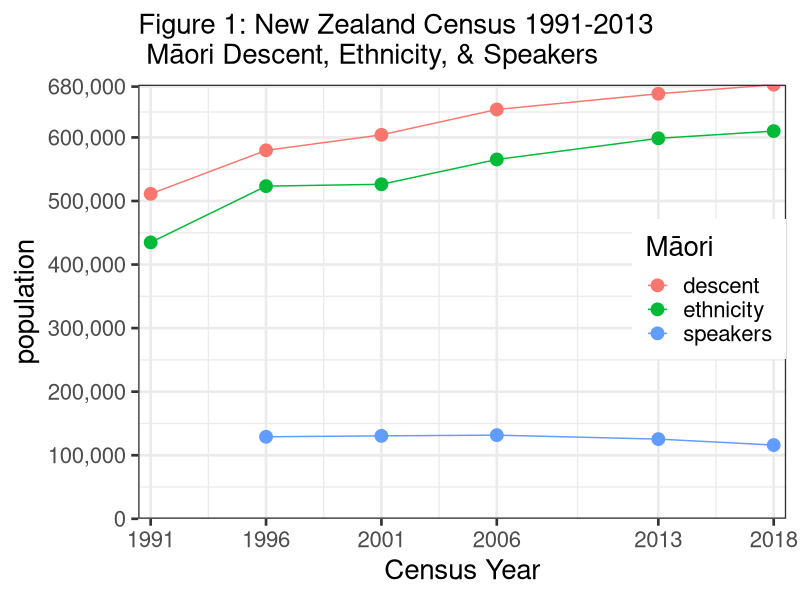
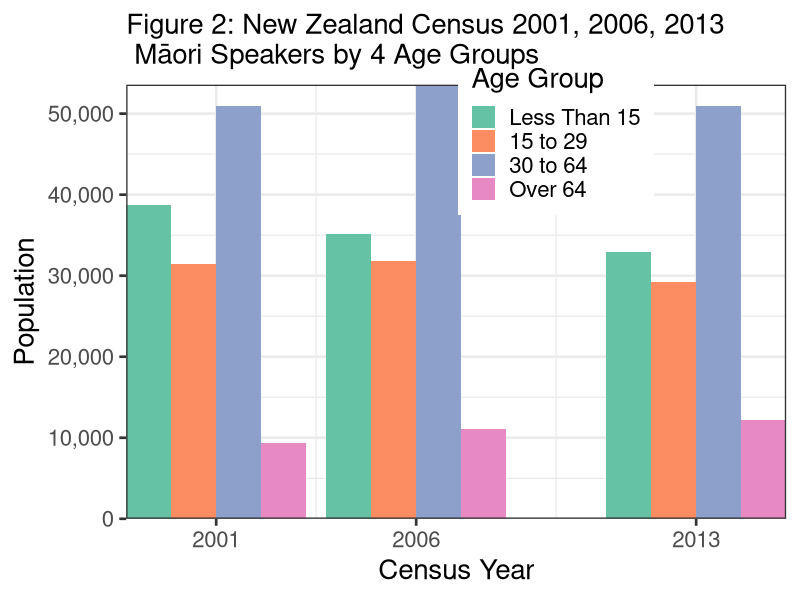
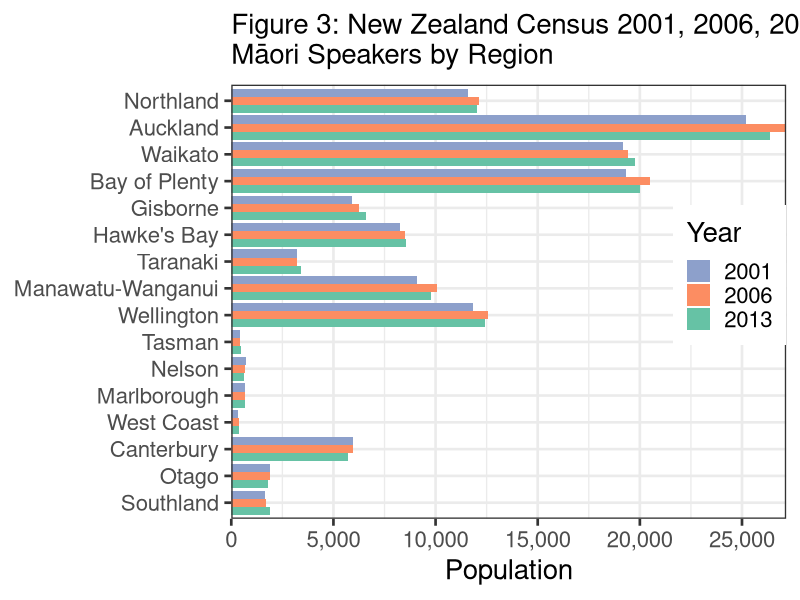
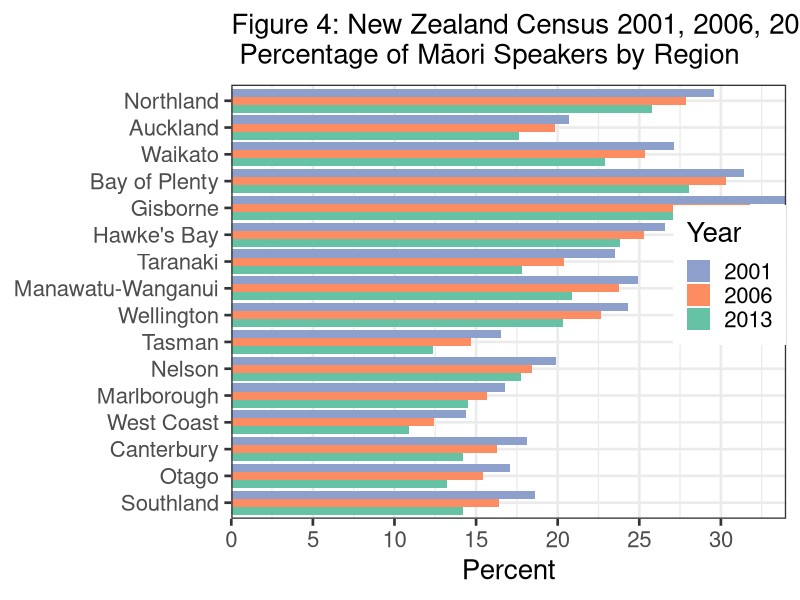
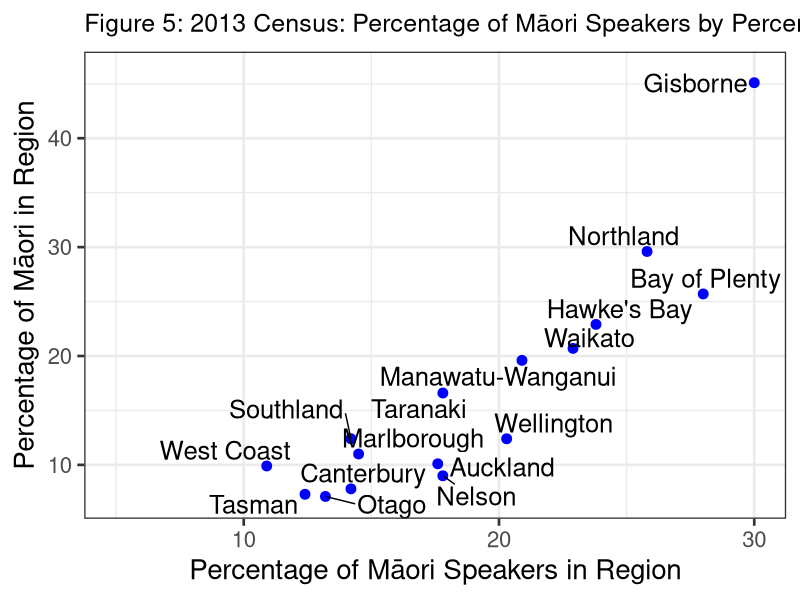
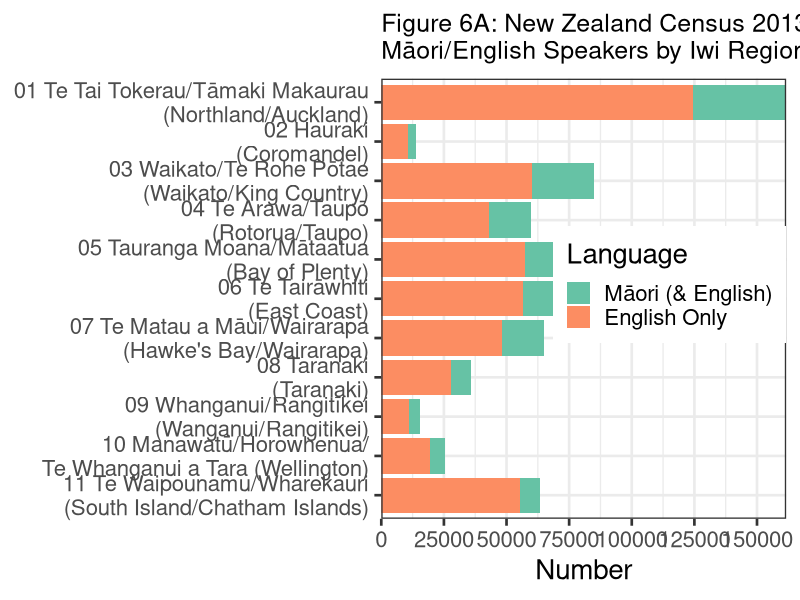
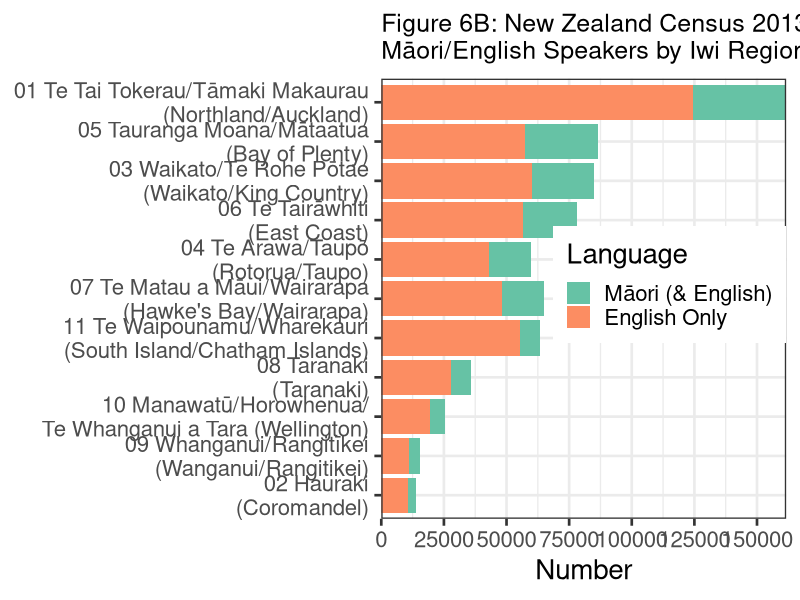
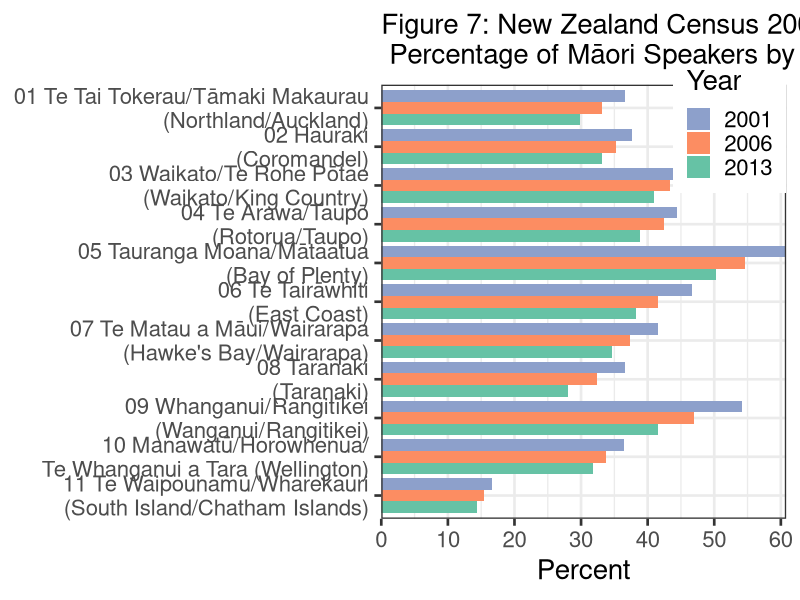

Recreate these plots in R, in order.
# start R script #
# Maori Language stats from NZ Censuses, Peter J Keegan, updated 20 Jan 2016
# all data created in the script, self contained but not best way to do things.
# Done using OSX, if using Windows etc. check Unicode OK.
# object names mostly lower case, or sometimes lowerCamelCase
# d.. usually indicates dataframe, plot.. indicates plot object
#
#
library(ggplot2);library(ggrepel)
library(reshape2)
library(scales)
#
#
# Section 1 Overview
# Create vectors of NZ Census (Maori) Data, with addition of my 2018 guestimates
#
year <- c(1991, 1996, 2001, 2006, 2013, 2018)
ethnicity <- c(434847, 523371, 526281, 565329, 598605, 610000)
descent <- c(511278, 579714, 604110, 643977, 668724, 683000)
speakers <- c(NA, 129048, 130482, 131613, 125352, 116000) # no lang. qu pre 1996
#
# Combine to R dataframe
#
d001 <- data.frame(year, descent, ethnicity, speakers)
#
rm(descent, ethnicity, speakers, year) # Get rid of redundant vectors
#
# Convert data from wide to long format and stack
#
d001a <- melt(d001, id.vars = "year",
               measure.vars = c("descent", "ethnicity", "speakers"),
              variable.name = "maori",
                 value.name = "population")
#
# plot 1 1st attempt
#
# ggplot(d001a, aes(x=year, y=population, colour=maori, group=maori)) +
# geom_line() + geom_point(size=4)
#
# plot 1 Final
#
plot01a <- ggplot(d001a, aes(x = year, y = population, colour = maori,
  group = maori)) + labs(colour = "M\u0101ori")
plot01b <- plot01a + ggtitle(paste0("Figure 1: New Zealand Census 1991-2013",
"\n M\u0101ori Descent, Ethnicity, & Speakers"))
plot01c <- plot01b + geom_line() + geom_point(size = 4)
plot01d <- plot01c + scale_y_continuous(labels = comma,
  breaks = c(0, 100000, 200000, 300000, 400000, 500000, 600000, 680000),
  expand = c(0, 0))
plot01e <- plot01d + expand_limits(y = 0, x = 2018) + theme_bw(base_size = 20)
plot01f <- plot01e + scale_x_continuous(name = "Census Year",
  breaks = c(1991, 1996, 2001, 2006, 2013, 2018), expand = c(.02, 0))
plot01g <- plot01f + theme (plot.title = element_text(size = 20))
plot01g + theme(legend.justification=c(1,.1), legend.position=c(1,.4))
#
#
rm(plot01a, plot01b, plot01c, plot01d, plot01e, plot01f)
#
#
# Section 2 Maori Speakers by 4 age groups
#
# Create vectors of NZ Census Data, Maori speakers by age group by year
# (2001, 2006, 2013)
#
year <- c(2001, 2006, 2013)
agelessthan15 <- c(38673, 35151, 32961)
age15to29 <- c(31479, 31860, 29232)
age30to64 <- c(50967, 53574, 50910)
ageover64 <- c(9363, 11031, 12249)
#
# Combine to dataframe
#
d002 <- data.frame(year, agelessthan15, age15to29, age30to64, ageover64)
#
rm(year, agelessthan15, age15to29, age30to64, ageover64) # delete redundant vectors
#
# Convert data from wide to long format & stack
#
d002a <- melt(d002, id.vars = "year",
               measure.vars = c("agelessthan15", "age15to29", "age30to64", "ageover64"),
              variable.name = "agegroup",
                 value.name = "pop")
#
#
#
# plot 2, 1st attempt
#
# plot02a <- ggplot(d002a, aes(x=year, y=pop, fill=agegroup)) +
# geom_bar(position="dodge", stat="identity")
# plot02a + theme_bw(base_size = 20) +
# ggtitle("Census: Maori language speakers by 4 Age Groups")
#
# change plot 2 colours
#
plot02a <- ggplot(d002a, aes(x = year, y = pop, fill = agegroup)) +
  geom_bar(position = "dodge", stat = "identity")
plot02b <- plot02a + scale_fill_brewer(palette = "Set2", name = "Age Group",
  labels = c("Less Than 15", "15 to 29", "30 to 64", "Over 64")) +
  theme_bw(base_size = 20)
plot02c <- plot02b + ggtitle(paste0("Figure 2: New Zealand Census 2001, 2006, ",
"2013 \n M\u0101ori Speakers by 4 Age Groups"))
plot02d <- plot02c + scale_y_continuous(name = "Population", labels = comma,
  breaks = c(0, 10000, 20000, 30000, 40000, 50000, 60000), expand = c(0, 0))
plot02e <- plot02d + scale_x_continuous(name = "Census Year",
  breaks = c(2001, 2006, 2013), expand = c(0, 0))
plot02f <- plot02e + theme (plot.title = element_text(size = 20))
plot02f + theme(legend.justification=c(1,0), legend.position=c(.8,.7))
#
rm(plot02a, plot02b, plot02c, plot02d, plot02e)
#
#
# Section 3
#
# New Zealand Census, No. of Maori language speakers by Regions, 2001 to 2013
#
# Create vectors of Stats Census Regions
#
rorder <- c(1, 2, 3, 4, 5, 6, 7, 8, 9, 10, 11, 12, 13, 14, 15, 16)
#
cregion <- c("Northland", "Auckland", "Waikato", "Bay of Plenty", "Gisborne",
  "Hawke's Bay", "Taranaki", "Manawatu-Wanganui", "Wellington",
  "Tasman", "Nelson", "Marlborough", "West Coast", "Canterbury",
  "Otago", "Southland")
cregionrev <- rev(cregion)
#
#
#
spr2001 <- c(12045, 26373, 19749, 19995, 6591, 8550, 3423, 9795, 12423, 459,
  639, 654, 366, 5712, 1800, 1872)
pop2001 <- c(40734, 127626, 72822, 63654, 19365, 32085, 14559, 39267, 51123,
  2778, 3219, 3894, 2547, 31635, 10545, 10038)
per2001 <- c(29.6, 20.7, 27.1, 31.4, 34, 26.6, 23.5, 24.9, 24.3, 16.5,
  19.9, 16.8, 14.4, 18.1, 17.1, 18.6)
spr2006 <- c(12141, 27162, 19422, 20508, 6276, 8493, 3216, 10047, 12552,
  450, 666, 669, 363, 5979, 1896, 1710)
pop2006 <- c(43530, 137133, 76572, 67662, 19761, 33555, 15798, 42285,
  55437, 3063, 3615, 4275, 2916, 36669, 12273, 10422)
per2006 <- c(27.89, 19.81, 25.36, 30.31, 31.76, 25.31, 20.36, 23.76,
  22.64, 14.69, 18.42, 15.65, 12.45, 16.31, 15.45, 16.41)
spr2013 <- c(11586, 25173, 19176, 19326, 5901, 8256, 3228, 9114, 11841,
  426, 741, 693, 345, 5958, 1902, 1647)
pop2013 <- c(44931, 142770, 83742, 68943, 19683, 34662, 18150, 43599,
  58338, 3441, 4167, 4776, 3171, 41910, 14385, 11607)
per2013 <- c(25.79, 17.63, 22.9, 28.03, 29.98, 23.82, 17.79, 20.9,
  20.3, 12.38, 17.78, 14.51, 10.88, 14.22, 13.22, 14.19)
#
d003 <- data.frame(rorder, cregion, spr2001, pop2001, per2001,
  spr2006, pop2006, per2006, spr2013, pop2013, per2013)
#
rm(rorder, spr2001, pop2001, per2001, spr2006, pop2006,
  per2006, spr2013, pop2013, per2013)
#
d003a <- d003[c(2, 9, 6, 3)]
#
d003b <- melt(d003a, id.vars = "cregion",
    measure.vars = c("spr2001", "spr2006", "spr2013"),
    variable.name = "Year",
    value.name = "Population")
#
# plot 3 1st basic, then improve
#
# ggplot(d003b, aes(x = cregion, y = Population, fill = Year)) +
# geom_bar(position = "dodge", stat = "identity")
#
#
# plot 3 final plot
#
plot03c <- ggplot(d003b, aes(x = cregion, y = Population, fill = Year)) +
  geom_bar(position = "dodge", stat = "identity")
plot03d <- plot03c + coord_flip() + theme_bw(base_size = 20) +
  theme (plot.title = element_text(size=20))
plot03e <- plot03d + scale_fill_brewer(palette = "Set2",
  labels =c("2013", "2006", "2001"))
plot03f <- plot03e + ggtitle(paste0("Figure 3: New Zealand Census 2001, 2006, ",
"2013\nM\u0101ori Speakers by Region"))
plot03g <- plot03f + scale_x_discrete(limits = cregionrev)
plot03f <- plot03g + scale_y_continuous(labels = comma,
  breaks = c(0, 5000, 10000, 15000, 20000, 25000, 30000), expand = c(0, 0))
plot03g <- plot03f + guides(fill = guide_legend(reverse=TRUE)) +
  theme(axis.title.y = element_blank())
plot03g + theme(legend.justification=c(1,0), legend.position=c(1,.4))
#
rm(plot03c, plot03d, plot03e, plot03f)
#
#
# Section 4 #
#
# New Zealand Census % of Maori language speakers by Regions, 2001 to 2013
#
d004a <- d003[c(2, 11, 8, 5)]
#
d004b <- melt(d004a, id.vars = "cregion",
                measure.vars = c("per2013", "per2006", "per2001"),
                variable.name = "Year",
                   value.name = "Percent")
#
#
#names(d004b) <- c("Region", "Year", "Percent")
#
# plot 4, 1st basic then improve
#
# plot4a <- ggplot(d004b, aes(x=Region, y=Percent, fill=Year)) +
# geom_bar(position="dodge", stat="identity")
# plot4a + theme_bw(base_size = 16) +
# ggtitle("Census: % of Maori language speakers by Region") + coord_flip()
#
# plot 4 change plot colours
#
# plot04b <- ggplot(d004b, aes(x=Region, y=Percent, fill=Year)) +
# geom_bar(position="dodge", stat="identity")
# plot04bb <- cplot04b + scale_fill_brewer(palette="Set2") +
# theme_bw(base_size = 16) + coord_flip()
# plot04bb + ggtitle("Census: % Maori language speakers by Region")
#
# plot 4 add region labels
#
# plot04c <- ggplot(d004b, aes(x=Region, y=Percent, fill=Year)) +
# geom_bar(position="dodge", stat="identity")
# plot04d <- plot04c + scale_fill_brewer(palette="Set2") +
# theme_bw(base_size = 16)
# plot04e <- plot04d + ggtitle("Fig. 4: Census: % of Maori speakers by Region")
# plot04e + scale_x_discrete(limits=c("Southland", "Otago", "Canterbury",
# "West Coast", "Marlborough", "Nelson", "Tasman", "Wellington",
# "Manawatu-Wanganui", "Taranaki", "Hawke's Bay", "Gisborne",
# "Bay of Plenty", "Waikato", "Auckland", "Northland")) +
# theme(axis.title.y = element_blank())
#
# plot 4 Final, get legend labels correct and in order
#
plot04h <- ggplot(d004b, aes(x = cregion, y = Percent, fill = Year)) +
  geom_bar(position = "dodge", stat = "identity")
plot04i <- plot04h + scale_fill_brewer(palette = "Set2",
  labels =c("2013", "2006", "2001")) + coord_flip()
plot04j <- plot04i + theme_bw(base_size = 20)
plot04k <- plot04j + ggtitle(paste0("Figure 4: New Zealand Census 2001, 2006, ",
"2013\n Percentage of M\u0101ori Speakers by Region"))
plot04l <- plot04k + scale_x_discrete(limits = cregionrev)
plot04m <- plot04l + theme(axis.title.y = element_blank())
plot04n <- plot04m + scale_y_continuous(breaks = c(0, 5, 10, 15, 20, 25, 30,
  35), expand = c(0, 0))
plot04o <- plot04n + guides(fill = guide_legend(reverse = TRUE))
plot04p <- plot04o + theme (plot.title = element_text(size = 20))
plot04p + theme(legend.justification=c(1,0), legend.position=c(1,.4))
#
rm(plot04h, plot04i, plot04j, plot04k, plot04l, plot04m, plot04n, plot04o)
#
# Section 5
#
# NZ Census Data % of Maori speakers by Regions vs. % of total Regional pop.2013
#
# Create vectors of NZ Census Data for 2013
#
# Region (already created)
#
perSpkr13 <- c(25.8, 17.6, 22.9, 28.0, 30.0, 23.8, 17.8, 20.9, 20.3,
  12.4, 17.8, 14.5, 10.9, 14.2, 13.2, 14.2)
#
perPop13 <- c(29.6, 10.1, 20.7, 25.7, 45.1, 22.9, 16.6, 19.6, 12.4,
  7.3, 9.0, 11.0, 9.9, 7.8, 7.1, 12.4)
#
# Combine to dataframe
#
d005 <- data.frame(cregion, perSpkr13, perPop13)
#
rm(perSpkr13, perPop13)
#
#
#
# plot 5, basic then improve
#
# plot05 <- ggplot(d005, aes(x=perSpkr13, y=perPop13, fill=cregion)) +
# geom_point() + theme_bw(base_size = 16)
# plot05 + ggtitle("2013 Census: % Speakers by % of Region Pop.")
#
# plot 5 - add labels, hide key
#
# plot5a <- ggplot(d005, aes(x=perSpkr13, y=perPop13, fill=cregion)) +
# geom_point() + theme_bw(base_size = 16)
# plot5b <- plot5a + geom_text(aes(label=Region), hjust=1.1, vjust=.5, size=6) +
# xlim(5,40)+ ylim(5,50)
# plot5b + guides(fill=FALSE) +
# ggtitle("2013 Census: Maori % Speakers by % of Region Pop.")
#
# Plot 5, ex final R plot 2015
#
# plot05c <- ggplot(d005, aes(x = perSpkr13, y = perPop13, fill = cregion)) +
#   geom_point(colour = "blue", size = 4)
# plot05d <- plot05c + theme_bw(base_size = 20) + guides(fill=FALSE)
# plot05e <- plot05d + ggtitle(paste0("Figure 5: 2013 Census: % of M\u0101ori ",
# "Speakers by Percentage Region Population"))
# plot05f <- plot05e + theme (plot.title = element_text(size = 18))
# plot05g <- plot05f + geom_text(aes(label = cregion), hjust = 1.1,
#   vjust = .5, size = 6) + xlim(5, 30) + ylim(7, 46)
# plot05g + xlab("Percentage of M\u0101ori Speakers in Region") +
#   ylab("Percentage of M\u0101ori in Region")
#
# rm(plot05c, plot05d, plot05e, plot05f)
#
# Plot 5, Final R plot 2016
# use Geoms from ggrepel to fix overlapping labels
#
plot05cc <- ggplot(d005, aes(x = perSpkr13, y = perPop13, fill = cregion)) +
  geom_point(colour = "blue", size = 3)
plot05cd <- plot05cc + theme_bw(base_size = 20) + guides(fill=FALSE)
plot05ce <- plot05cd + ggtitle(paste0("Figure 5: 2013 Census: Percentage ",
    "of M\u0101ori Speakers by Percentage Region Population"))
plot05cf <- plot05ce + theme (plot.title = element_text(size = 18))
plot05cg <- plot05cf + geom_text_repel(aes(perSpkr13, perPop13, label = cregion),
    size = 6.5, force = 1) + xlim(5, 30) + ylim(7, 46)
plot05cg + xlab("Percentage of M\u0101ori Speakers in Region") +
  ylab("Percentage of M\u0101ori in Region")
#
rm(plot05cc, plot05cd, plot05ce, plot05cf)
#
#
#
# Section 6
#
# Create vectors of NZ Iwi-Region speakers of Maori for 2001, 2006, 2013
#
iwiregion <- c("01 Te Tai Tokerau/Tāmaki Makaurau\n (Northland/Auckland)",
  "02 Hauraki\n (Coromandel)",
  "03 Waikato/Te Rohe Pōtae\n (Waikato/King Country)",
  "04 Te Arawa/Taupō\n (Rotorua/Taupo)",
  "05 Tauranga Moana/Mātaatua\n (Bay of Plenty)",
  "06 Te Tairāwhiti\n (East Coast)",
  "07 Te Matau a Māui/Wairarapa\n (Hawke's Bay/Wairarapa)",
  "08 Taranaki\n (Taranaki)",
  "09 Whanganui/Rangitīkei\n (Wanganui/Rangitikei)",
  "10 Manawatū/Horowhenua/\n Te Whanganui a Tara (Wellington)",
  "11 Te Waipounamu/Wharekauri\n (South Island/Chatham Islands)")
#
iwiregionrev <- rev(iwiregion) # useful for plots
#
#
#
c2001M <- c(36012, 2508, 21954, 15708, 26454, 21429, 15696, 7149, 3990, 4569,
  6468)
c2001E <- c(98220, 6663, 46077, 35322, 43473, 45948, 37812, 19497, 7356,
  12525, 38856)
c2001T <- c(134232, 9171, 68031, 51030, 69927, 67377, 53508, 26646,
  11346, 17094, 45324)
c2001Per <- c(36.6, 37.6, 47.6, 44.4, 60.8, 46.6, 41.5, 36.6, 54.2, 36.4, 16.6)
c2006M <- c(39285, 3363, 22848, 16599, 28935, 23226, 17229, 7869, 4449,
  5295, 7710)
c2006E <- c(118527, 9504, 52665, 39063, 52947, 55809, 45966, 24234,
  9450, 15693, 49881)
c2006T <- c(157812, 12867, 75513, 55662, 81882, 79035, 63195, 32103,
  13899, 20988, 57591)
c2006Per <- c(33.1, 35.3, 43.3, 42.4, 54.6, 41.6, 37.4, 32.4, 47, 33.7, 15.4)
c2013M <- c(37140, 3492, 24666, 16743, 28890, 21588, 16680, 7842,
  4569, 6141, 7944)
c2013E <- c(124503, 10539, 60237, 43062, 57459, 56412, 48132, 27963,
  11001, 19287, 55284)
c2013T <- c(161643, 14031, 84903, 59805, 86349, 78000, 64812, 35805,
  15570, 25428, 63228)
c2013Per <- c(29.8, 33.1, 40.9, 38.8, 50.2, 38.2, 34.6, 28,
  41.5, 31.8, 14.3)
#
# Combine to dataframe
#
d006 <- data.frame(iwiregion, c2001M, c2001E, c2001T, c2001Per, c2006M,
  c2006E, c2006T, c2006Per, c2013M, c2013E, c2013T, c2013Per)
rm(c2001M, c2001E, c2001T, c2001Per, c2006M, c2006E, c2006T,
  c2006Per, c2013M, c2013E, c2013T, c2013Per)
#
d006a <- d006[c(1, 13, 9, 5)]
#
d006b <- melt(d006a, id.vars = "iwiregion")
names(d006b) <- c("iwiregion", "Year", "Percent")
#
d006c <- d006[c(1, 10, 11)]
d006d <- melt(d006c, id.vars = "iwiregion")
names(d006d) <- c("iwiregion", "Language", "Number")
#
# Plot 6
#
#
# plot06a <- ggplot(d006d, aes(x=iwiregion, y=Number, fill=Language)) +
# geom_bar(stat="identity")
# plot06a+ theme_bw(base_size = 18) +
# ggtitle("Maori/English Speakers by Iwi Region") + coord_flip()
#
#
plot06b <- ggplot(d006d, aes(x = iwiregion, y = Number, fill = Language)) +
  geom_bar(stat = "identity")
plot06c <- plot06b + ggtitle(paste0("Figure 6A: New Zealand Census 2013\n",
"M\u0101ori/English Speakers by Iwi Region"))
plot06d <- plot06c + theme_bw(base_size = 20) + coord_flip()
plot06e <- plot06d + theme (plot.title = element_text(size = 18))
plot06f <- plot06e + scale_fill_brewer(palette = "Set2",
  labels = c("M\u0101ori (& English)", "English Only"))
plot06g <- plot06f + scale_x_discrete(limits = iwiregionrev) +
  theme(axis.title.y = element_blank())
plot06h <- plot06g + scale_y_continuous(breaks = c(0, 25000, 50000, 75000,
  100000, 125000, 150000), expand = c(0, 0))
plot06h + theme(legend.justification=c(1,0), legend.position=c(1,.4))
#
rm(plot06b, plot06c, plot06d, plot06e, plot06f, plot06g)
#
# plot 6 reordered
#
plot06p <- ggplot(d006d, aes(x = iwiregion, y = Number, fill = Language)) +
  geom_bar(stat = "identity")
plot06q <- plot06p + ggtitle(paste0("Figure 6B: New Zealand Census 2013 \n",
"M\u0101ori/English Speakers by Iwi Region"))
plot06r <- plot06q + theme_bw(base_size = 20) + coord_flip() +
  theme(axis.title.y = element_blank())
plot06s <- plot06r + theme (plot.title = element_text(size = 18))
plot06t <- plot06s +
  scale_fill_brewer(palette = "Set2",
  labels =c("M\u0101ori (& English)", "English Only"))
plot06u <- plot06t + scale_x_discrete(limits =c("02 Hauraki\n (Coromandel)",
  "09 Whanganui/Rangitīkei\n (Wanganui/Rangitikei)",
  "10 Manawatū/Horowhenua/\n Te Whanganui a Tara (Wellington)",
  "08 Taranaki\n (Taranaki)",
  "11 Te Waipounamu/Wharekauri\n (South Island/Chatham Islands)",
  "07 Te Matau a Māui/Wairarapa\n (Hawke's Bay/Wairarapa)",
  "04 Te Arawa/Taupō\n (Rotorua/Taupo)",
  "06 Te Tairāwhiti\n (East Coast)",
  "03 Waikato/Te Rohe Pōtae\n (Waikato/King Country)",
  "05 Tauranga Moana/Mātaatua\n (Bay of Plenty)",
  "01 Te Tai Tokerau/Tāmaki Makaurau\n (Northland/Auckland)"))
plot06v <- plot06u + scale_y_continuous(breaks = c(0, 25000, 50000, 75000,
  100000, 125000, 150000), expand = c(0, 0))
plot06v + theme(legend.justification=c(1,0), legend.position=c(1,.4))
#
rm(plot06p, plot06q, plot06r, plot06s, plot06t, plot06u)
#
# Section 7
# plot 7
#
# plot07 <- ggplot(d006b, aes(x=IwiRegion, y=Percent, fill=Year)) +
# geom_bar(position="dodge", stat="identity")
# plot07 + theme_bw(base_size = 16) +
# ggtitle("Census: Percentage of Maori language speakers by Iwi Region") +
# coord_flip()
#
plot07a <- ggplot(d006b, aes(x = iwiregion, y = Percent, fill = Year)) +
  geom_bar(position = "dodge", stat = "identity")
plot07b <- plot07a + coord_flip() + theme_bw(base_size = 20)
plot07c <- plot07b +
  scale_fill_brewer(palette = "Set2", labels = c("2013", "2006", "2001"))
plot07d <- plot07c + ggtitle(paste0("Figure 7: New Zealand Census 2001, 2006, ",
"2013\n Percentage of M\u0101ori Speakers by Iwi Region"))
plot07e <- plot07d + theme (plot.title = element_text(size = 20))
plot07f <- plot07e + scale_x_discrete(limits = iwiregionrev)
plot07g <- plot07f + scale_y_continuous(breaks = c(0, 10, 20, 30,
  40, 50, 60), expand = c(0, 0))
plot07h <- plot07g + guides(fill = guide_legend(reverse = TRUE)) +
  theme(axis.title.y = element_blank())
plot07h + theme(legend.justification=c(1,0), legend.position=c(1, .75))
#
rm(plot07a, plot07b, plot07c, plot07d, plot07e, plot07f, plot07g)
#
# Section 8, iwi 10k+, 2013
#
iwi10k <-c("Ngapuhi", "Ngati Porou", "Ngai Tahu / Kai Tahu", "Waikato",
  "Ngati Tuwharetoa", "Ngati Maniapoto", "Tuhoe",
  "Ngati Kahungunu ki Te Wairoa", "Te Arawa",
  "Ngati Kahungunu, region unspecified", "Te Rarawa", "Ngati Awa",
  "Te Atiawa (Taranaki)", "Ngati Raukawa (ki te Tonga)",
  "Ngati Whatua", "Te Whanau-a-Apanui","Ngaiterangi",
  "Whakatohea", "Tainui", "Te Ati Hau Nui-a-Paparangi",
  "Ngati Kahungunu ki Heretaunga", "Ngati Raukawa (Waikato)")
iwi10krev  <- rev(iwi10k)
m2001 <-c(26646, 19431, 5148, 12636, 8958, 8031, 12363, 4332, 5241, 7278,
  4107, 4746, 2070, 3084, 3447, 4353, 3609, 3474, 3786, 3342, 2460, 1497)
e2001 <-c(76005, 41907, 33639, 23118, 20184, 19041, 16923, 10236, 11325,
  17481, 7347, 8247, 7953, 7860, 8580, 5562, 5853, 6438, 8940, 5433,
  4428, 3609)
t2001 <-c(102651, 61338, 38787, 35754, 29142, 27072, 29286, 14568, 16566,
  24759, 11454, 12993, 10023, 10944, 12027, 9915, 9462, 9912, 12726, 8775,
  6888, 5106)
per2001 <-c(26.0, 31.7, 13.3, 35.3, 30.7, 29.7, 42.2, 29.7, 31.6, 29.4,
  35.9, 36.5, 20.7, 28.2, 28.7, 43.9, 38.1, 35.0, 29.8, 38.1, 35.7, 29.3)
m2006 <-c(29733, 21153, 5973, 11412, 10428, 9375, 13344, 5535, 7458, 4977,
  4959, 5133, 2391, 3444, 4194, 4821, 4209, 4014, 4128, 3684, 3084, 2244)
e2006 <-c(92805, 51084, 43110, 22203, 24300, 24291, 19500, 15432, 15978,
  13920, 9960, 10164, 10383, 9786, 10581, 6993, 7986, 8106, 10221, 6807,
  6447, 5862)
t2006 <-c(122538, 72237, 49083, 33615, 34728, 33666, 32844, 20967, 23436,
  18897, 14919, 15297, 12774, 13230, 14775, 11814, 12195, 12120, 14349,
  10491, 9531, 8106)
per2006 <-c(24.3, 29.3, 12.2, 33.9, 30.0, 27.8, 40.6, 26.4, 31.8, 26.3,
  33.2, 33.6, 18.7, 26.0, 28.4, 40.8, 34.5, 33.1, 28.8, 35.1, 32.4, 27.7)
m2013 <-c(28053, 19425, 6270, 12879, 10011, 9429, 13413, 5460, 5670,
  4422, 5064, 5262, 2679, 3678, 3732, 5058, 4347, 3819, 2544, 3738, 3300,
  2763)
e2013 <-c(97302, 51447, 48132, 27252, 25776, 25902, 21522, 15492, 14046,
  14049, 11349, 10884, 12477, 11343, 10995, 7797, 8496, 8334, 9264, 7947,
  7656, 7254)
t2013 <-c(125355, 70872, 54402, 40131, 35787, 35331, 34935, 20952, 19716,
  18471, 16413, 16146, 15156, 15021, 14727, 12855, 12843, 12153, 11808,
  11685, 10956, 10017)
per2013 <-c(22.4, 27.4, 11.5, 32.1, 28.0, 26.7, 38.4, 26.1, 28.8, 23.9,
  30.9, 32.6, 17.7, 24.5, 25.3, 39.3, 33.8, 31.4, 21.5, 32.0, 30.1, 27.6)
#
d008 <- data.frame(iwi10k, m2001, e2001, t2001, per2001, m2006, e2006, t2006,
per2006, m2013, e2013, t2013, per2013)
#
rm(m2001, e2001, t2001, per2001, m2006, e2006, t2006, per2006, m2013,
  e2013, t2013, per2013)
#
d008a <- d008[c(1, 13, 9, 5)]
#
d008b <- melt(d008a, id.vars = "iwi10k")
names(d008b) <- c("iwi10k", "Year", "Percent")
#
d008c <- d008[c(1, 10, 11)]
d008d <- melt(d008c, id.vars = "iwi10k")
names(d008d) <- c("iwi10k", "Language", "Number")
#
# plot08a <- ggplot(d008d, aes(x=Iwi, y=Number, fill=Language)) +
# geom_bar(stat="identity")
# plot08a+ theme_bw(base_size = 18) +
# ggtitle("Maori/English Speakers by Major Iwi") + coord_flip()
#
#
plot08b <- ggplot(d008d, aes(x = iwi10k, y = Number, fill = Language)) +
  geom_bar(stat = "identity")
plot08c <- plot08b + ggtitle(paste0("Figure 8: New Zealand Census 2013\n",
"M\u0101ori/English Speakers by Major Iwi"))
plot08d <- plot08c + theme_bw(base_size = 20) + coord_flip()
plot08e <- plot08d + theme (plot.title = element_text(size=20))
plot08f <- plot08e+ theme(axis.title.y = element_blank())
plot08g <- plot08f + scale_fill_brewer(palette = "Set2",
  labels = c("M\u0101ori (& English)", "English Only"))
plot08h <- plot08g + scale_x_discrete(limits = iwi10krev)
plot08i <- plot08h + scale_y_continuous(breaks = c(0, 20000, 40000, 60000,
  80000, 100000, 120000), expand = c(0, 0))
plot08i + theme(legend.justification=c(1,0), legend.position=c(1,.4))
#
rm(plot08b, plot08c, plot08d, plot08e, plot08f, plot08g, plot08h)
#
#
plot08m <- ggplot(d008b, aes(x = iwi10k, y = Percent, fill = Year)) +
  geom_bar(position = "dodge", stat = "identity")
plot08n <- plot08m + coord_flip() + theme_bw(base_size = 20)
plot08o <- plot08n + scale_fill_brewer(palette = "Set2",
  labels = c("2013", "2006", "2001"))
plot08p <- plot08o + ggtitle(paste0("Figure 9: New Zealand Census 2001, 2006, ",
"2013\n Percentage of M\u0101ori Speakers by Major Iwi"))
plot08q <- plot08p + theme (plot.title = element_text(size=20))
plot08r <- plot08q + scale_x_discrete(limits = iwi10krev)
plot08s <- plot08r + scale_y_continuous(breaks = c(0, 10, 20, 30,
                                        40), expand = c(0, 0))
plot08t <- plot08s + guides(fill = guide_legend(reverse = TRUE)) +
  theme(axis.title.y = element_blank())
plot08t + theme(legend.justification=c(1,0), legend.position=c(1,.4))
#
rm(plot08m, plot08n, plot08o, plot08p, plot08q, plot08r, plot08s)
#
#
## end of R script ##
